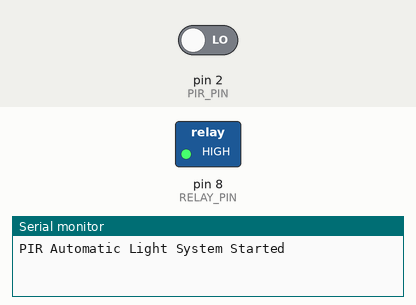
Bench run of a sketch on a simulated Arduino Uno, built with avr-gcc and run on an emulated ATmega328P. Shown: switched loads named in the sketch (green lamp = pin HIGH), the last lines printed to the serial monitor. The test bench sets the inputs (shaded band); at power-on: pin 2 (PIR_PIN) LOW.

Above: at 1.2 s.
1.3 s: pin 2 (PIR_PIN) driven HIGH
At 2.4 s:
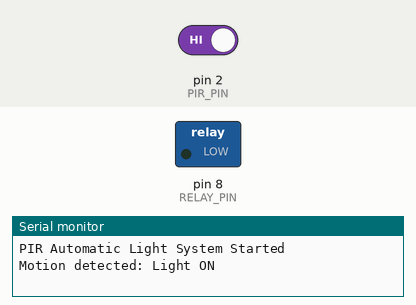
Timing chart, 0 to 4.3 s (numbered marks = the images above; inputs shaded):
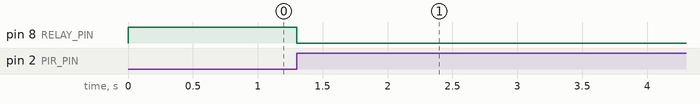

Measured:
- after the input at 1.3 s, pin 8 (RELAY_PIN): HIGH → LOW at once

The sketch:

sketch_oct29a.ino
```cpp
// PIR Motion Sensor Automatic Light
// Components: Arduino UNO, PIR sensor, Relay

const int PIR_PIN = 2;
const int RELAY_PIN = 8;

// Assumes an active-LOW relay module
const int RELAY_ON = LOW;
const int RELAY_OFF = HIGH;

unsigned long lastMotionTime = 0;
const unsigned long lightDelay = 10000; // 10 seconds

bool lightIsOn = false;

void setup() {
  Serial.begin(9600);

  pinMode(PIR_PIN, INPUT);
  pinMode(RELAY_PIN, OUTPUT);

  digitalWrite(RELAY_PIN, RELAY_OFF);

  Serial.println("PIR Automatic Light System Started");
}

void loop() {
  int pirState = digitalRead(PIR_PIN);

  if (pirState == HIGH) {
    lastMotionTime = millis();

    if (!lightIsOn) {
      Serial.println("Motion detected: Light ON");
      lightIsOn = true;
    }

    digitalWrite(RELAY_PIN, RELAY_ON);
  }

  if (lightIsOn &&
      millis() - lastMotionTime >= lightDelay) {

    digitalWrite(RELAY_PIN, RELAY_OFF);
    lightIsOn = false;

    Serial.println("No motion: Light OFF");
  }

  delay(100);
}
```
